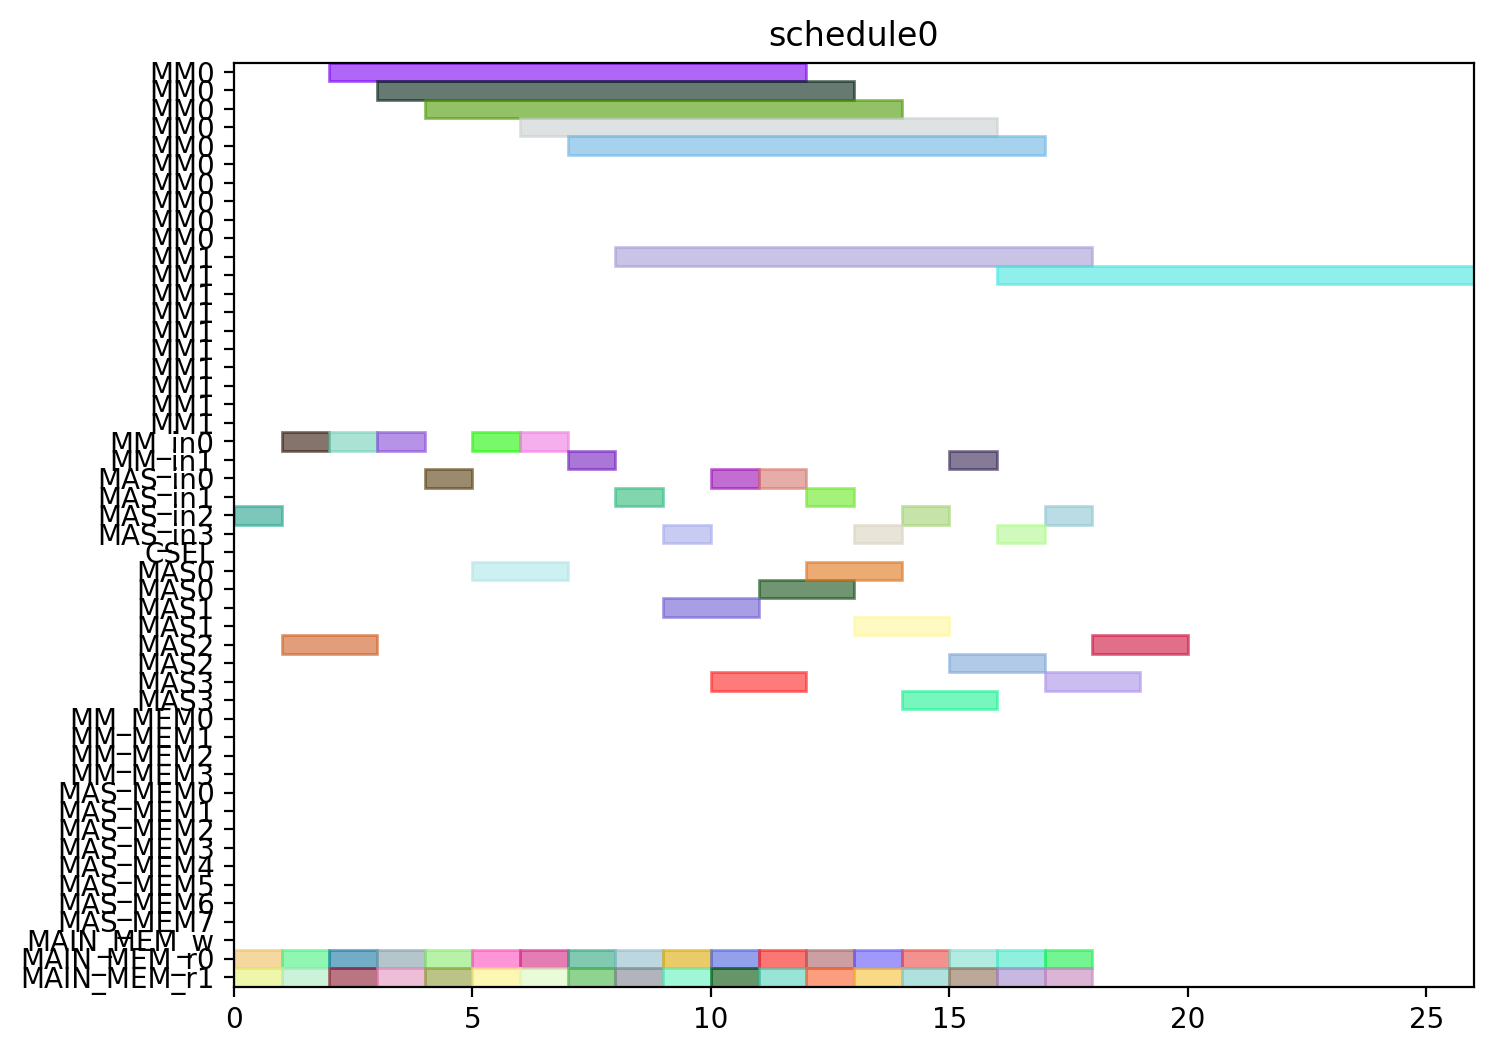

The script that drew this image:
from pyschedule import Scenario, solvers, plotters, alt


def solve():
	horizon = 120
	S = Scenario("schedule0", horizon=horizon)

	# resource
	MM = S.Resources('MM', num=2, size=10)
	MM_in = S.Resources('MM_in', num=2)
	MAS_in = S.Resources('MAS_in', num=4)
	CSEL = S.Resource('CSEL')
	MAS = S.Resources('MAS', num=4, size=2, periods=range(1, horizon))
	MM_MEM = S.Resources('MM_MEM', num=4)
	MAS_MEM = S.Resources('MAS_MEM', num=8)
	MAIN_MEM_w = S.Resource('MAIN_MEM_w', size=1)
	MAIN_MEM_r = S.Resources('MAIN_MEM_r', num=2)

	# result of previous scheduling

	# new tasks
	t0_t0 = S.Task('t0_t0', length=2, delay_cost=1)
	t0_t0 += alt(MAS)
	t0_t0_in = S.Task('t0_t0_in', length=1, delay_cost=1)
	t0_t0_in += alt(MAS_in)
	S += t0_t0_in*MAS_in[0]<=t0_t0*MAS[0]

	S += t0_t0_in*MAS_in[1]<=t0_t0*MAS[1]

	S += t0_t0_in*MAS_in[2]<=t0_t0*MAS[2]

	S += t0_t0_in*MAS_in[3]<=t0_t0*MAS[3]

	t0_t0_mem0 = S.Task('t0_t0_mem0', length=1, delay_cost=1)
	t0_t0_mem0 += MAIN_MEM_r[0]
	S += t0_t0_mem0 <= t0_t0

	t0_t0_mem1 = S.Task('t0_t0_mem1', length=1, delay_cost=1)
	t0_t0_mem1 += MAIN_MEM_r[1]
	S += t0_t0_mem1 <= t0_t0

	t0_t1 = S.Task('t0_t1', length=2, delay_cost=1)
	t0_t1 += alt(MAS)
	t0_t1_in = S.Task('t0_t1_in', length=1, delay_cost=1)
	t0_t1_in += alt(MAS_in)
	S += t0_t1_in*MAS_in[0]<=t0_t1*MAS[0]

	S += t0_t1_in*MAS_in[1]<=t0_t1*MAS[1]

	S += t0_t1_in*MAS_in[2]<=t0_t1*MAS[2]

	S += t0_t1_in*MAS_in[3]<=t0_t1*MAS[3]

	t0_t1_mem0 = S.Task('t0_t1_mem0', length=1, delay_cost=1)
	t0_t1_mem0 += MAIN_MEM_r[0]
	S += t0_t1_mem0 <= t0_t1

	t0_t1_mem1 = S.Task('t0_t1_mem1', length=1, delay_cost=1)
	t0_t1_mem1 += MAIN_MEM_r[1]
	S += t0_t1_mem1 <= t0_t1

	t0_t3 = S.Task('t0_t3', length=10, delay_cost=1)
	t0_t3 += alt(MM)
	t0_t3_in = S.Task('t0_t3_in', length=1, delay_cost=1)
	t0_t3_in += alt(MM_in)
	S += t0_t3_in*MM_in[0]<=t0_t3*MM[0]
	S += t0_t3_in*MM_in[1]<=t0_t3*MM[1]
	t0_t3_mem0 = S.Task('t0_t3_mem0', length=1, delay_cost=1)
	t0_t3_mem0 += MAIN_MEM_r[0]
	S += t0_t3_mem0 <= t0_t3

	t0_t3_mem1 = S.Task('t0_t3_mem1', length=1, delay_cost=1)
	t0_t3_mem1 += MAIN_MEM_r[1]
	S += t0_t3_mem1 <= t0_t3

	t1_t0 = S.Task('t1_t0', length=2, delay_cost=1)
	t1_t0 += alt(MAS)
	t1_t0_in = S.Task('t1_t0_in', length=1, delay_cost=1)
	t1_t0_in += alt(MAS_in)
	S += t1_t0_in*MAS_in[0]<=t1_t0*MAS[0]

	S += t1_t0_in*MAS_in[1]<=t1_t0*MAS[1]

	S += t1_t0_in*MAS_in[2]<=t1_t0*MAS[2]

	S += t1_t0_in*MAS_in[3]<=t1_t0*MAS[3]

	t1_t0_mem0 = S.Task('t1_t0_mem0', length=1, delay_cost=1)
	t1_t0_mem0 += MAIN_MEM_r[0]
	S += t1_t0_mem0 <= t1_t0

	t1_t0_mem1 = S.Task('t1_t0_mem1', length=1, delay_cost=1)
	t1_t0_mem1 += MAIN_MEM_r[1]
	S += t1_t0_mem1 <= t1_t0

	t1_t1 = S.Task('t1_t1', length=2, delay_cost=1)
	t1_t1 += alt(MAS)
	t1_t1_in = S.Task('t1_t1_in', length=1, delay_cost=1)
	t1_t1_in += alt(MAS_in)
	S += t1_t1_in*MAS_in[0]<=t1_t1*MAS[0]

	S += t1_t1_in*MAS_in[1]<=t1_t1*MAS[1]

	S += t1_t1_in*MAS_in[2]<=t1_t1*MAS[2]

	S += t1_t1_in*MAS_in[3]<=t1_t1*MAS[3]

	t1_t1_mem0 = S.Task('t1_t1_mem0', length=1, delay_cost=1)
	t1_t1_mem0 += MAIN_MEM_r[0]
	S += t1_t1_mem0 <= t1_t1

	t1_t1_mem1 = S.Task('t1_t1_mem1', length=1, delay_cost=1)
	t1_t1_mem1 += MAIN_MEM_r[1]
	S += t1_t1_mem1 <= t1_t1

	t1_t3 = S.Task('t1_t3', length=10, delay_cost=1)
	t1_t3 += alt(MM)
	t1_t3_in = S.Task('t1_t3_in', length=1, delay_cost=1)
	t1_t3_in += alt(MM_in)
	S += t1_t3_in*MM_in[0]<=t1_t3*MM[0]
	S += t1_t3_in*MM_in[1]<=t1_t3*MM[1]
	t1_t3_mem0 = S.Task('t1_t3_mem0', length=1, delay_cost=1)
	t1_t3_mem0 += MAIN_MEM_r[0]
	S += t1_t3_mem0 <= t1_t3

	t1_t3_mem1 = S.Task('t1_t3_mem1', length=1, delay_cost=1)
	t1_t3_mem1 += MAIN_MEM_r[1]
	S += t1_t3_mem1 <= t1_t3

	t2_t2 = S.Task('t2_t2', length=2, delay_cost=1)
	t2_t2 += alt(MAS)
	t2_t2_in = S.Task('t2_t2_in', length=1, delay_cost=1)
	t2_t2_in += alt(MAS_in)
	S += t2_t2_in*MAS_in[0]<=t2_t2*MAS[0]

	S += t2_t2_in*MAS_in[1]<=t2_t2*MAS[1]

	S += t2_t2_in*MAS_in[2]<=t2_t2*MAS[2]

	S += t2_t2_in*MAS_in[3]<=t2_t2*MAS[3]

	t2_t2_mem0 = S.Task('t2_t2_mem0', length=1, delay_cost=1)
	t2_t2_mem0 += MAIN_MEM_r[0]
	S += t2_t2_mem0 <= t2_t2

	t2_t2_mem1 = S.Task('t2_t2_mem1', length=1, delay_cost=1)
	t2_t2_mem1 += MAIN_MEM_r[1]
	S += t2_t2_mem1 <= t2_t2

	t5_t0 = S.Task('t5_t0', length=10, delay_cost=1)
	t5_t0 += alt(MM)
	t5_t0_in = S.Task('t5_t0_in', length=1, delay_cost=1)
	t5_t0_in += alt(MM_in)
	S += t5_t0_in*MM_in[0]<=t5_t0*MM[0]
	S += t5_t0_in*MM_in[1]<=t5_t0*MM[1]
	t5_t0_mem0 = S.Task('t5_t0_mem0', length=1, delay_cost=1)
	t5_t0_mem0 += MAIN_MEM_r[0]
	S += t5_t0_mem0 <= t5_t0

	t5_t0_mem1 = S.Task('t5_t0_mem1', length=1, delay_cost=1)
	t5_t0_mem1 += MAIN_MEM_r[1]
	S += t5_t0_mem1 <= t5_t0

	t5_t1 = S.Task('t5_t1', length=10, delay_cost=1)
	t5_t1 += alt(MM)
	t5_t1_in = S.Task('t5_t1_in', length=1, delay_cost=1)
	t5_t1_in += alt(MM_in)
	S += t5_t1_in*MM_in[0]<=t5_t1*MM[0]
	S += t5_t1_in*MM_in[1]<=t5_t1*MM[1]
	t5_t1_mem0 = S.Task('t5_t1_mem0', length=1, delay_cost=1)
	t5_t1_mem0 += MAIN_MEM_r[0]
	S += t5_t1_mem0 <= t5_t1

	t5_t1_mem1 = S.Task('t5_t1_mem1', length=1, delay_cost=1)
	t5_t1_mem1 += MAIN_MEM_r[1]
	S += t5_t1_mem1 <= t5_t1

	t5_t2 = S.Task('t5_t2', length=2, delay_cost=1)
	t5_t2 += alt(MAS)
	t5_t2_in = S.Task('t5_t2_in', length=1, delay_cost=1)
	t5_t2_in += alt(MAS_in)
	S += t5_t2_in*MAS_in[0]<=t5_t2*MAS[0]

	S += t5_t2_in*MAS_in[1]<=t5_t2*MAS[1]

	S += t5_t2_in*MAS_in[2]<=t5_t2*MAS[2]

	S += t5_t2_in*MAS_in[3]<=t5_t2*MAS[3]

	t5_t2_mem0 = S.Task('t5_t2_mem0', length=1, delay_cost=1)
	t5_t2_mem0 += MAIN_MEM_r[0]
	S += t5_t2_mem0 <= t5_t2

	t5_t2_mem1 = S.Task('t5_t2_mem1', length=1, delay_cost=1)
	t5_t2_mem1 += MAIN_MEM_r[1]
	S += t5_t2_mem1 <= t5_t2

	t5_t3 = S.Task('t5_t3', length=2, delay_cost=1)
	t5_t3 += alt(MAS)
	t5_t3_in = S.Task('t5_t3_in', length=1, delay_cost=1)
	t5_t3_in += alt(MAS_in)
	S += t5_t3_in*MAS_in[0]<=t5_t3*MAS[0]

	S += t5_t3_in*MAS_in[1]<=t5_t3*MAS[1]

	S += t5_t3_in*MAS_in[2]<=t5_t3*MAS[2]

	S += t5_t3_in*MAS_in[3]<=t5_t3*MAS[3]

	t5_t3_mem0 = S.Task('t5_t3_mem0', length=1, delay_cost=1)
	t5_t3_mem0 += MAIN_MEM_r[0]
	S += t5_t3_mem0 <= t5_t3

	t5_t3_mem1 = S.Task('t5_t3_mem1', length=1, delay_cost=1)
	t5_t3_mem1 += MAIN_MEM_r[1]
	S += t5_t3_mem1 <= t5_t3

	t7_t0 = S.Task('t7_t0', length=2, delay_cost=1)
	t7_t0 += alt(MAS)
	t7_t0_in = S.Task('t7_t0_in', length=1, delay_cost=1)
	t7_t0_in += alt(MAS_in)
	S += t7_t0_in*MAS_in[0]<=t7_t0*MAS[0]

	S += t7_t0_in*MAS_in[1]<=t7_t0*MAS[1]

	S += t7_t0_in*MAS_in[2]<=t7_t0*MAS[2]

	S += t7_t0_in*MAS_in[3]<=t7_t0*MAS[3]

	t7_t0_mem0 = S.Task('t7_t0_mem0', length=1, delay_cost=1)
	t7_t0_mem0 += MAIN_MEM_r[0]
	S += t7_t0_mem0 <= t7_t0

	t7_t0_mem1 = S.Task('t7_t0_mem1', length=1, delay_cost=1)
	t7_t0_mem1 += MAIN_MEM_r[1]
	S += t7_t0_mem1 <= t7_t0

	t7_t1 = S.Task('t7_t1', length=2, delay_cost=1)
	t7_t1 += alt(MAS)
	t7_t1_in = S.Task('t7_t1_in', length=1, delay_cost=1)
	t7_t1_in += alt(MAS_in)
	S += t7_t1_in*MAS_in[0]<=t7_t1*MAS[0]

	S += t7_t1_in*MAS_in[1]<=t7_t1*MAS[1]

	S += t7_t1_in*MAS_in[2]<=t7_t1*MAS[2]

	S += t7_t1_in*MAS_in[3]<=t7_t1*MAS[3]

	t7_t1_mem0 = S.Task('t7_t1_mem0', length=1, delay_cost=1)
	t7_t1_mem0 += MAIN_MEM_r[0]
	S += t7_t1_mem0 <= t7_t1

	t7_t1_mem1 = S.Task('t7_t1_mem1', length=1, delay_cost=1)
	t7_t1_mem1 += MAIN_MEM_r[1]
	S += t7_t1_mem1 <= t7_t1

	t7_t3 = S.Task('t7_t3', length=10, delay_cost=1)
	t7_t3 += alt(MM)
	t7_t3_in = S.Task('t7_t3_in', length=1, delay_cost=1)
	t7_t3_in += alt(MM_in)
	S += t7_t3_in*MM_in[0]<=t7_t3*MM[0]
	S += t7_t3_in*MM_in[1]<=t7_t3*MM[1]
	t7_t3_mem0 = S.Task('t7_t3_mem0', length=1, delay_cost=1)
	t7_t3_mem0 += MAIN_MEM_r[0]
	S += t7_t3_mem0 <= t7_t3

	t7_t3_mem1 = S.Task('t7_t3_mem1', length=1, delay_cost=1)
	t7_t3_mem1 += MAIN_MEM_r[1]
	S += t7_t3_mem1 <= t7_t3

	t10_t0 = S.Task('t10_t0', length=10, delay_cost=1)
	t10_t0 += alt(MM)
	t10_t0_in = S.Task('t10_t0_in', length=1, delay_cost=1)
	t10_t0_in += alt(MM_in)
	S += t10_t0_in*MM_in[0]<=t10_t0*MM[0]
	S += t10_t0_in*MM_in[1]<=t10_t0*MM[1]
	t10_t0_mem0 = S.Task('t10_t0_mem0', length=1, delay_cost=1)
	t10_t0_mem0 += MAIN_MEM_r[0]
	S += t10_t0_mem0 <= t10_t0

	t10_t0_mem1 = S.Task('t10_t0_mem1', length=1, delay_cost=1)
	t10_t0_mem1 += MAIN_MEM_r[1]
	S += t10_t0_mem1 <= t10_t0

	t10_t1 = S.Task('t10_t1', length=10, delay_cost=1)
	t10_t1 += alt(MM)
	t10_t1_in = S.Task('t10_t1_in', length=1, delay_cost=1)
	t10_t1_in += alt(MM_in)
	S += t10_t1_in*MM_in[0]<=t10_t1*MM[0]
	S += t10_t1_in*MM_in[1]<=t10_t1*MM[1]
	t10_t1_mem0 = S.Task('t10_t1_mem0', length=1, delay_cost=1)
	t10_t1_mem0 += MAIN_MEM_r[0]
	S += t10_t1_mem0 <= t10_t1

	t10_t1_mem1 = S.Task('t10_t1_mem1', length=1, delay_cost=1)
	t10_t1_mem1 += MAIN_MEM_r[1]
	S += t10_t1_mem1 <= t10_t1

	t10_t2 = S.Task('t10_t2', length=2, delay_cost=1)
	t10_t2 += alt(MAS)
	t10_t2_in = S.Task('t10_t2_in', length=1, delay_cost=1)
	t10_t2_in += alt(MAS_in)
	S += t10_t2_in*MAS_in[0]<=t10_t2*MAS[0]

	S += t10_t2_in*MAS_in[1]<=t10_t2*MAS[1]

	S += t10_t2_in*MAS_in[2]<=t10_t2*MAS[2]

	S += t10_t2_in*MAS_in[3]<=t10_t2*MAS[3]

	t10_t2_mem0 = S.Task('t10_t2_mem0', length=1, delay_cost=1)
	t10_t2_mem0 += MAIN_MEM_r[0]
	S += t10_t2_mem0 <= t10_t2

	t10_t2_mem1 = S.Task('t10_t2_mem1', length=1, delay_cost=1)
	t10_t2_mem1 += MAIN_MEM_r[1]
	S += t10_t2_mem1 <= t10_t2

	t10_t3 = S.Task('t10_t3', length=2, delay_cost=1)
	t10_t3 += alt(MAS)
	t10_t3_in = S.Task('t10_t3_in', length=1, delay_cost=1)
	t10_t3_in += alt(MAS_in)
	S += t10_t3_in*MAS_in[0]<=t10_t3*MAS[0]

	S += t10_t3_in*MAS_in[1]<=t10_t3*MAS[1]

	S += t10_t3_in*MAS_in[2]<=t10_t3*MAS[2]

	S += t10_t3_in*MAS_in[3]<=t10_t3*MAS[3]

	t10_t3_mem0 = S.Task('t10_t3_mem0', length=1, delay_cost=1)
	t10_t3_mem0 += MAIN_MEM_r[0]
	S += t10_t3_mem0 <= t10_t3

	t10_t3_mem1 = S.Task('t10_t3_mem1', length=1, delay_cost=1)
	t10_t3_mem1 += MAIN_MEM_r[1]
	S += t10_t3_mem1 <= t10_t3

	solvers.mip.solve(S,msg=1,kind='CPLEX',ratio_gap=1.01)

	solution = [['hoge']*len(S.solution()[1]) for i in range(len(S.solution()))]
	for i in range(len(S.solution())):
		for j in range(len(S.solution()[i])):
			solution[i][j]=str(S.solution()[i][j])
	print(solution)

	cycles = int(solution[-1][3])

	pic_file_name = "/mnt/rose/usr1/fukuda/ABE/multiRAM_multiMAS_16mux/scheduling_result/stage10MM2_stage2MAS4/EP2_DBL_w_EVAL/schedule0.png"
	if(S.solution() != []):
		plotters.matplotlib.plot(S,img_filename=pic_file_name, show_task_labels=False, fig_size=(cycles*0.25+3, 6))

	return solution
